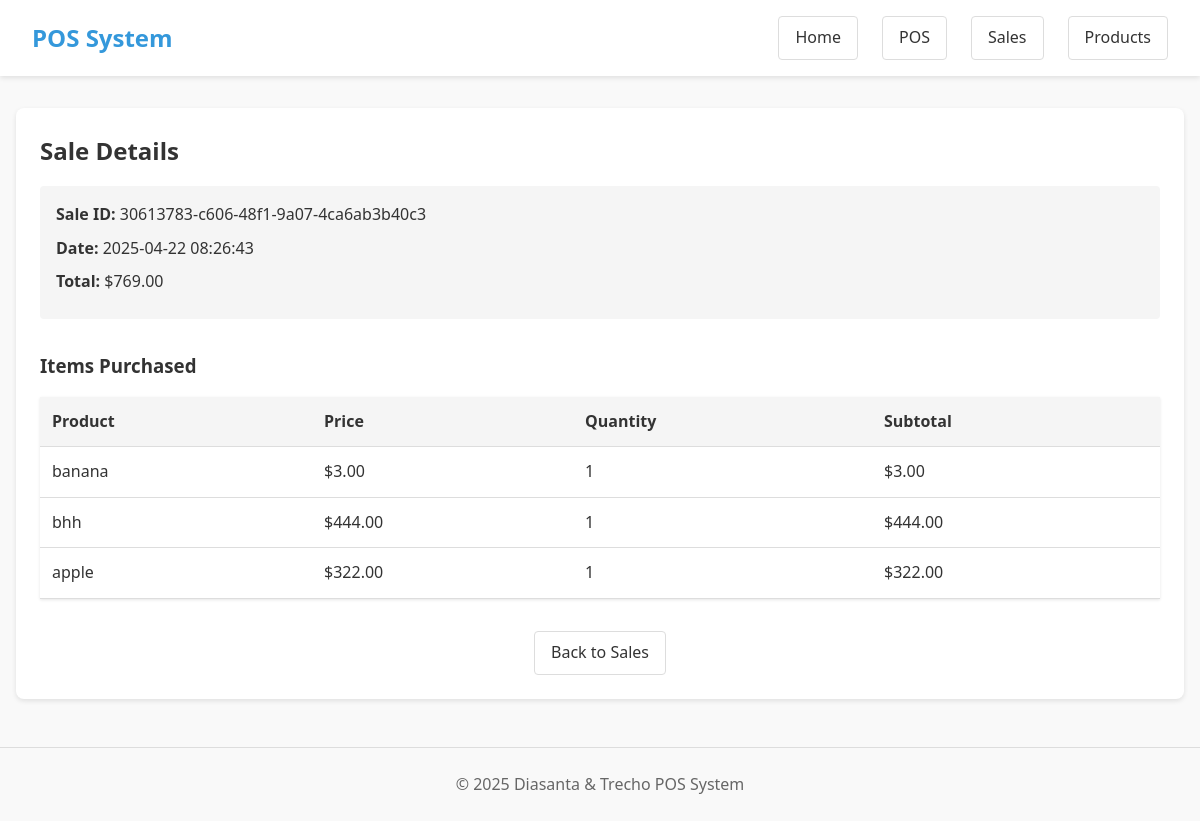
The app's page /sale_details/30613783-c606-48f1-9a07-4ca6ab3b40c3 with its own data.
### tables this page shows
CREATE TABLE sales (
        id TEXT PRIMARY KEY,
        date TEXT NOT NULL,
        total REAL NOT NULL
    );

CREATE TABLE sale_items (
        id INTEGER PRIMARY KEY AUTOINCREMENT,
        sale_id TEXT NOT NULL,
        product_id INTEGER NOT NULL,
        quantity INTEGER NOT NULL,
        price REAL NOT NULL, product_name TEXT,
        FOREIGN KEY (sale_id) REFERENCES sales (id),
        FOREIGN KEY (product_id) REFERENCES products (id)
    );

### app.py (the view)
@app.route('/sale_details/<sale_id>')
def sale_details(sale_id):
    conn = sqlite3.connect('pos.db')
    conn.row_factory = sqlite3.Row
    cursor = conn.cursor()
    cursor.execute('SELECT * FROM sales WHERE id = ?', (sale_id,))
    sale = cursor.fetchone()
    if not sale:
        flash('Sale not found', 'error')
        return redirect(url_for('sales'))
    cursor.execute('''
    SELECT SUM(price * quantity) as calculated_total
    FROM sale_items
    WHERE sale_id = ?
    ''', (sale_id,))
    calculated_total = cursor.fetchone()['calculated_total'] or 0
    if abs(sale['total'] - calculated_total) > 0.01:
        flash(f'Warning: This sale has an inconsistent total. Recorded: {sale["total"]}, Calculated: {calculated_total}', 'warning')
    cursor.execute('''
    SELECT sale_items.*,
           CASE WHEN products.name IS NULL THEN sale_items.product_name ELSE products.name END as name
    FROM sale_items
    LEFT JOIN products ON sale_items.product_id = products.id
    WHERE sale_items.sale_id = ?
    ''', (sale_id,))
    items = cursor.fetchall()
    deleted_products = False
    for item in items:
        if item['product_id'] is None:
            deleted_products = True
            break
    if deleted_products:
        flash('This sale contains products that have been deleted from the inventory.', 'info')
    conn.close()
    return render_template('sale_details.html', sale=sale, items=items)

### templates/sale_details.html
{% extends "layout.html" %}
{% block content %}
<section class="sale-details">
    <h2>Sale Details</h2>
    <div class="sale-info">
        <p><strong>Sale ID:</strong> {{ sale.id }}</p>
        <p><strong>Date:</strong> {{ sale.date }}</p>
        <p><strong>Total:</strong> ${{ "%.2f"|format(sale.total) }}</p>
    </div>
    <h3>Items Purchased</h3>
    <table class="data-table">
        <thead>
            <tr>
                <th>Product</th>
                <th>Price</th>
                <th>Quantity</th>
                <th>Subtotal</th>
            </tr>
        </thead>
        <tbody>
            {% for item in items %}
                <tr>
                    <td>{{ item.name }}</td>
                    <td>${{ "%.2f"|format(item.price) }}</td>
                    <td>{{ item.quantity }}</td>
                    <td>${{ "%.2f"|format(item.price * item.quantity) }}</td>
                </tr>
            {% endfor %}
        </tbody>
    </table>
    <div class="actions">
        <a href="{{ url_for('sales') }}" class="button">Back to Sales</a>
    </div>
</section>
{% endblock %}

### static/css/style.css (style rules this page uses)
:root { --primary-color: #3498db; --primary-dark: #2980b9; --secondary-color: #2ecc71; --danger-color: #e74c3c; --text-color: #333; --light-gray: #f5f5f5; --border-color: #ddd; }
* { margin: 0; padding: 0; box-sizing: border-box; }
body { font-family: 'Segoe UI', Tahoma, Geneva, Verdana, sans-serif; line-height: 1.6; color: var(--text-color); background-color: #f9f9f9; }
.actions { margin-top: 2rem; display: flex; justify-content: center; flex-wrap: wrap; gap: 1rem; }
.button { display: inline-block; padding: 0.5rem 1rem; background-color: white; color: var(--text-color); text-decoration: none; border-radius: 4px; border: 1px solid var(--border-color); cursor: pointer; font-family: inherit; font-size: 1rem; transition: all 0.3s; }
.data-table { width: 100%; border-collapse: collapse; margin-top: 1rem; background-color: white; box-shadow: 0 1px 3px rgba(0, 0, 0, 0.1); }
.data-table th, .data-table td { padding: 0.75rem; text-align: left; border-bottom: 1px solid var(--border-color); }
.data-table th { background-color: var(--light-gray); font-weight: 600; }
.sale-details { background-color: white; border-radius: 8px; box-shadow: 0 2px 5px rgba(0, 0, 0, 0.1); padding: 1.5rem; }
.sale-info { background-color: var(--light-gray); padding: 1rem; border-radius: 4px; margin: 1rem 0 2rem; }
.sale-info p { margin-bottom: 0.5rem; }

### records on screen
sales: id "30613783-c606-48f1-9a07-4ca6ab3b40c3", date "2025-04-22 08:26:43", total "769.00"
sale_items: name "banana", price "3.00", quantity "1", item.price*item.quantity "3.00"
sale_items: name "bhh", price "444.00", quantity "1", item.price*item.quantity "444.00"
sale_items: name "apple", price "322.00", quantity "1", item.price*item.quantity "322.00"
